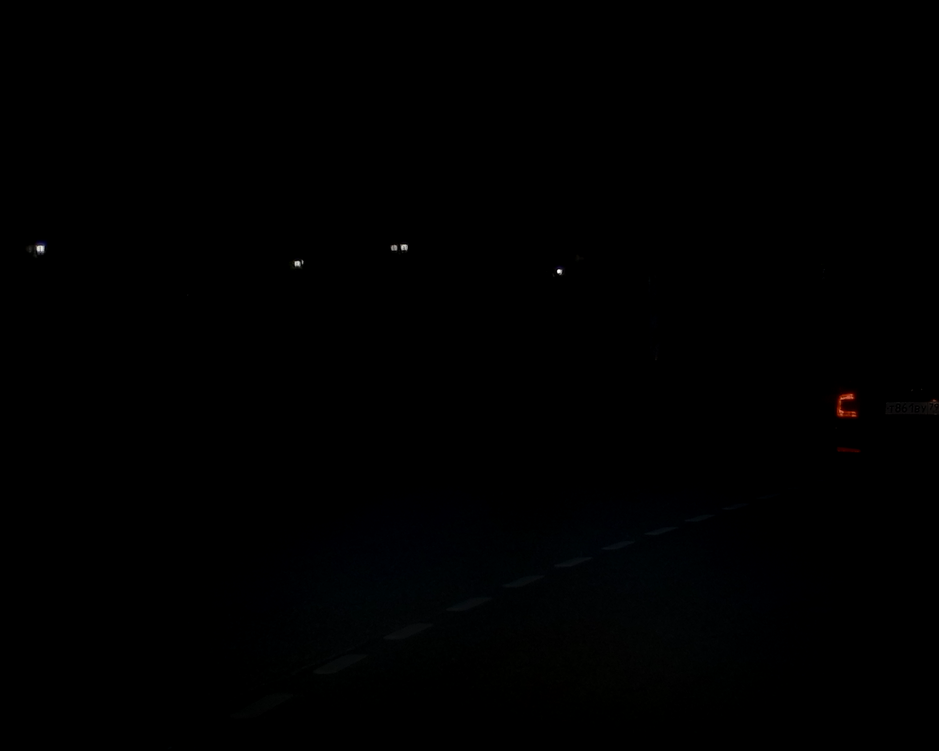
#> input picture resources/1/650546187393982560.png, 939 x 751 px, shrunk from 1920 x 1536 before the run
$ python main.py resources/1
#> lines starting #> are read from the running program, lines starting #| are printed output that depends on the picture
import os
import cv2
import sys
import numpy as np
from collections import Counter

# --- Первый способ: глобальный статистический анализ ---
def analyze_global_brightness(Y, R, B):
    """
    Глобальный статистический анализ яркости изображения.
    Возвращает:
    - средняя и медианная яркость
    - коэффициент вариации, квантили
    - цветовой баланс (теплота)
    - вывод о времени суток и освещенности
    """

    mean_brightness = np.mean(Y)
    median_brightness = np.median(Y)
    std_brightness = np.std(Y)
    coef_variation = std_brightness / (mean_brightness + 1e-5)

    q25 = np.percentile(Y, 25)
    q75 = np.percentile(Y, 75)

    percent_dark = np.sum(Y < 50) / Y.size * 100
    percent_very_dark = np.sum(Y < 30) / Y.size * 100
    percent_bright = np.sum(Y > 180) / Y.size * 100
    percent_very_bright = np.sum(Y > 220) / Y.size * 100

    warm_ratio = np.mean(R) / (np.mean(B) + 1e-5)

    if mean_brightness < 40:
        day_period = "ночь"
    elif mean_brightness < 70:
        day_period = "сумерки"
    elif mean_brightness < 137:
        day_period = "утро или вечер"
    else:
        day_period = "день"

    if mean_brightness < 50 and percent_very_dark > 30:
        light_status = "темно"
    elif mean_brightness > 160:
        light_status = "светло"
    else:
        light_status = "приглушённый свет"

    return {
        "средняя_яркость": round(mean_brightness, 2),
        "медиана_яркости": round(median_brightness, 2),
        "стандартное_отклонение": round(std_brightness, 2),
        "коэффициент_вариации": round(coef_variation, 3),
        "квантиль_25%": round(q25, 2),
        "квантиль_75%": round(q75, 2),
        "процент_очень_тёмных": round(percent_very_dark, 2),
        "процент_тёмных": round(percent_dark, 2),
        "процент_ярких": round(percent_bright, 2),
        "процент_очень_ярких": round(percent_very_bright, 2),
        "теплота_цвета (R/B)": round(warm_ratio, 3),
        "время_суток": day_period,
        "освещенность": light_status
    }

# --- Второй способ: локальный блочный анализ ---
def local_block_analysis(Y, blocks_x=6, blocks_y=4):
    h, w = Y.shape
    block_h = h // blocks_y
    block_w = w // blocks_x
    local_means = []

    for i in range(blocks_y):
        for j in range(blocks_x):
            block = Y[i*block_h:(i+1)*block_h, j*block_w:(j+1)*block_w]
            local_mean = np.mean(block)
            local_means.append(local_mean)

    local_means = np.array(local_means)
    avg_local = np.mean(local_means)
    block_std = np.std(local_means)
    block_min = np.min(local_means)
    block_max = np.max(local_means)
    block_range = block_max - block_min

    if avg_local < 40 and block_max < 70:
        local_day_period = "ночь"
    elif avg_local < 70 and block_range > 50:
        local_day_period = "сумерки"
    elif avg_local > 160 and block_range < 40:
        local_day_period = "день"
    elif 70 <= avg_local <= 160 and block_range >= 30:
        local_day_period = "утро или вечер"
    else:
        local_day_period = "неопределённо"

    if block_range < 20:
            illumination_comment = "Освещение равномерное"
    elif block_range > 50 and block_min < 40:
        illumination_comment = "Заметны тени или яркие фонари"
    else:
        illumination_comment = "Частично освещено (контрастная сцена)"

    return {
        "лок_яркость_мин": round(block_min, 2),
        "лок_яркость_макс": round(block_max, 2),
        "лок_яркость_std": round(block_std, 2),
        "лок_яркость_разброс": round(block_range, 2),
        "время_суток_по_локальному_анализу": local_day_period,
        "локальный_анализ": illumination_comment
    }

# --- Третий способ: анализ по цветовым моделям ---
def brightness_from_color_models(image):
    hsv = cv2.cvtColor(image, cv2.COLOR_BGR2HSV)
    v_channel = hsv[:, :, 2]
    mean_v = np.mean(v_channel)

    lab = cv2.cvtColor(image, cv2.COLOR_BGR2LAB)
    l_channel = lab[:, :, 0]
    mean_l = np.mean(l_channel)

    def classify(value):
        if value < 50:
            return "очень темно"
        elif value < 100:
            return "темно"
        elif value < 170:
            return "приглушённый свет"
        elif value < 220:
            return "светло"
        else:
            return "очень светло"

    brightness_hsv = classify(mean_v)
    brightness_lab = classify(mean_l)

    if brightness_hsv == brightness_lab:
        combined = brightness_hsv
    else:
        scores = {
            "очень темно": 0,
            "темно": 1,
            "приглушённый свет": 2,
            "светло": 3,
            "очень светло": 4
        }
        avg_score = (scores[brightness_hsv] + scores[brightness_lab]) / 2
        combined = [k for k, v in scores.items() if round(avg_score) == v][0]

    return {
        "освещенность_HSV": brightness_hsv,
        "освещенность_LAB": brightness_lab,
        "средняя_V": round(mean_v, 2),
        "средняя_L": round(mean_l, 2),
        "освещенность_по_цветовым_моделям": combined
    }

def most_common_vote(votes):
    counter = Counter(votes)
    most_common = counter.most_common(1)
    return most_common[0][0] if most_common else "неопределённо"

def enhanced_brightness_analysis(image_path):
    image = cv2.imread(image_path)
    if image is None:
        raise ValueError("Не удалось загрузить изображение.")

    YUV = cv2.cvtColor(image, cv2.COLOR_BGR2YUV)
    Y, _, _ = cv2.split(YUV)
    B, _, R = cv2.split(image)

    # --- Первый способ: глобальный статистический анализ ---
    global_stats = analyze_global_brightness(Y, R, B)

    # --- Второй способ: локальный блочный анализ ---
    local_stats = local_block_analysis(Y)

    # --- Третий способ: анализ по цветовым моделям ---
    color_model_stats = brightness_from_color_models(image)

    # Итоговое время суток
    time_votes = [
        global_stats["время_суток"],
        local_stats["время_суток_по_локальному_анализу"]
    ]
    final_time = most_common_vote(time_votes)

    # Итоговая освещённость
    light_votes = [
        global_stats["освещенность"],
        color_model_stats["освещенность_по_цветовым_моделям"]
    ]
    final_light = most_common_vote(light_votes)

    # Дополнительная корректировка, если сцена контрастная
    has_shadows = "тени" in local_stats["локальный_анализ"].lower()
    high_contrast = global_stats["коэффициент_вариации"] > 0.6
    if final_light == "приглушённый свет" and (has_shadows or high_contrast):
        final_light = "контрастная сцена"

    return {
        **global_stats,
        **local_stats,
        **color_model_stats,
        "итоговое_время_суток": final_time,
        "итоговая_освещенность": final_light
    }

def analyze_directory(folder_path):
    supported_ext = ('.jpg', '.jpeg', '.png')
    files = [f for f in os.listdir(folder_path) if f.lower().endswith(supported_ext)]

    global_counter = Counter()
    local_counter = Counter()
    summary_counter = Counter()
    final_light_counter = Counter()

    for filename in files:
        path = os.path.join(folder_path, filename)
        try:
            result = enhanced_brightness_analysis(path)
#> in enhanced_brightness_analysis, image is the input picture: shape (751, 939, 3); mean B, G, R 0.5, 0.4, 0.2
#> in enhanced_brightness_analysis, `YUV = cv2.cvtColor(image, cv2.COLOR_BGR2YUV)`: YUV: shape (751, 939, 3); mean of channels 0, 1, 2 0.3, 128.1, 127.9
#> in analyze_global_brightness, `mean_brightness = np.mean(Y)`: mean_brightness = 0.346
#> in analyze_global_brightness, `median_brightness = np.median(Y)`: median_brightness = 0
#> in analyze_global_brightness, `std_brightness = np.std(Y)`: std_brightness = 3.07
#> in analyze_global_brightness, `coef_variation = std_brightness / (mean_brightness + 1e-5)`: coef_variation = 8.86
#> in analyze_global_brightness, `q25 = np.percentile(Y, 25)`: q25 = 0
#> in analyze_global_brightness, `percent_dark = np.sum(Y < 50) / Y.size * 100`: percent_dark = 99.95
#> in analyze_global_brightness, `percent_very_dark = np.sum(Y < 30) / Y.size * 100`: percent_very_dark = 99.93
#> in analyze_global_brightness, `percent_bright = np.sum(Y > 180) / Y.size * 100`: percent_bright = 0.00723
#> in analyze_global_brightness, `percent_very_bright = np.sum(Y > 220) / Y.size * 100`: percent_very_bright = 0.00142
#> in analyze_global_brightness, `warm_ratio = np.mean(R) / (np.mean(B) + 1e-5)`: warm_ratio = 0.42
#> in enhanced_brightness_analysis, `global_stats = analyze_global_brightness(Y, R, B)`: global_stats = 13 items
#> after the loop in local_block_analysis, `for i in range(blocks_y):`:
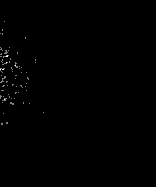
#> block: shape (187, 156); min 0, max 2, mean 0.00641; drawn with min black and max white
#> after the loop in local_block_analysis, `for i in range(blocks_y):`: local_means = [0, 0, 0, 0, 0, 0, 0.44, 0.245, 0.373, 0.179, 0.0097, 0.00219, 0, 0.0037, 0.208, 0.469, 0.364, 0.96, 0, 0.313, 1.77, 1.6, 1.4, 0.00641]
#> in local_block_analysis, `local_means = np.array(local_means)`: local_means = 24 values, max 1.77 at index 20, min 0 at index 0, mean 0.348
#> in local_block_analysis, `avg_local = np.mean(local_means)`: avg_local = 0.348
#> in local_block_analysis, `block_std = np.std(local_means)`: block_std = 0.524
#> in local_block_analysis, `block_min = np.min(local_means)`: block_min = 0
#> in local_block_analysis, `block_max = np.max(local_means)`: block_max = 1.77
#> in enhanced_brightness_analysis, `local_stats = local_block_analysis(Y)`: local_stats = {'лок_яркость_мин': 0, 'лок_яркость_макс': 1.77, 'лок_яркость_std': 0.52, 'лок_яркость_разброс': 1.77, 'время_суток_по_локальному_анализу': 'ночь', 'локальный_анализ': 'Освещение равномерное'}
#> in brightness_from_color_models, `hsv = cv2.cvtColor(image, cv2.COLOR_BGR2HSV)`: hsv: shape (751, 939, 3); mean H, S, V 13.6, 32.2, 0.6
#> in brightness_from_color_models, `mean_v = np.mean(v_channel)`: mean_v = 0.639
#> in brightness_from_color_models, `lab = cv2.cvtColor(image, cv2.COLOR_BGR2LAB)`: lab: shape (751, 939, 3); mean of channels 0, 1, 2 0.3, 128, 127.9
#> in brightness_from_color_models, `mean_l = np.mean(l_channel)`: mean_l = 0.274
#> in brightness_from_color_models, `brightness_hsv = classify(mean_v)`: brightness_hsv = 'очень темно'
#> in enhanced_brightness_analysis, `color_model_stats = brightness_from_color_models(image)`: color_model_stats = {'освещенность_HSV': 'очень темно', 'освещенность_LAB': 'очень темно', 'средняя_V': 0.64, 'средняя_L': 0.27, 'освещенность_по_цветовым_моделям': 'очень темно'}
#> in enhanced_brightness_analysis, `time_votes = [ global_stats["время_суток"], local_stats["время_суток_п..`: time_votes = ['ночь', 'ночь']
#> in most_common_vote, `counter = Counter(votes)`: counter = {'ночь': 2}
#> in most_common_vote, `most_common = counter.most_common(1)`: most_common = [('ночь', 2)]
#> in enhanced_brightness_analysis, `final_time = most_common_vote(time_votes)`: final_time = 'ночь'
#> in enhanced_brightness_analysis, `light_votes = [ global_stats["освещенность"], color_model_stats["освещ..`: light_votes = ['темно', 'очень темно']
#> in enhanced_brightness_analysis, `final_light = most_common_vote(light_votes)`: final_light = 'темно'
#> in enhanced_brightness_analysis, `has_shadows = "тени" in local_stats["локальный_анализ"].lower()`: has_shadows = False
#> in enhanced_brightness_analysis, `high_contrast = global_stats["коэффициент_вариации"] > 0.6`: high_contrast = True
#> result = 26 items
            global_counter[result["время_суток"]] += 1
            local_counter[result["время_суток_по_локальному_анализу"]] += 1
            summary_counter[result["итоговое_время_суток"]] += 1
            final_light_counter[result["итоговая_освещенность"]] += 1

            print(f"[OK] {filename}: {result['время_суток']} / {result['время_суток_по_локальному_анализу']} / {result['итоговая_освещенность']}")
#| [OK] 650546187393982560.png: ночь / ночь / темно
        except Exception as e:
            print(f"[ERROR] {filename}: {e}")
#> pass 2 of the loop in analyze_directory, `for filename in files:`:
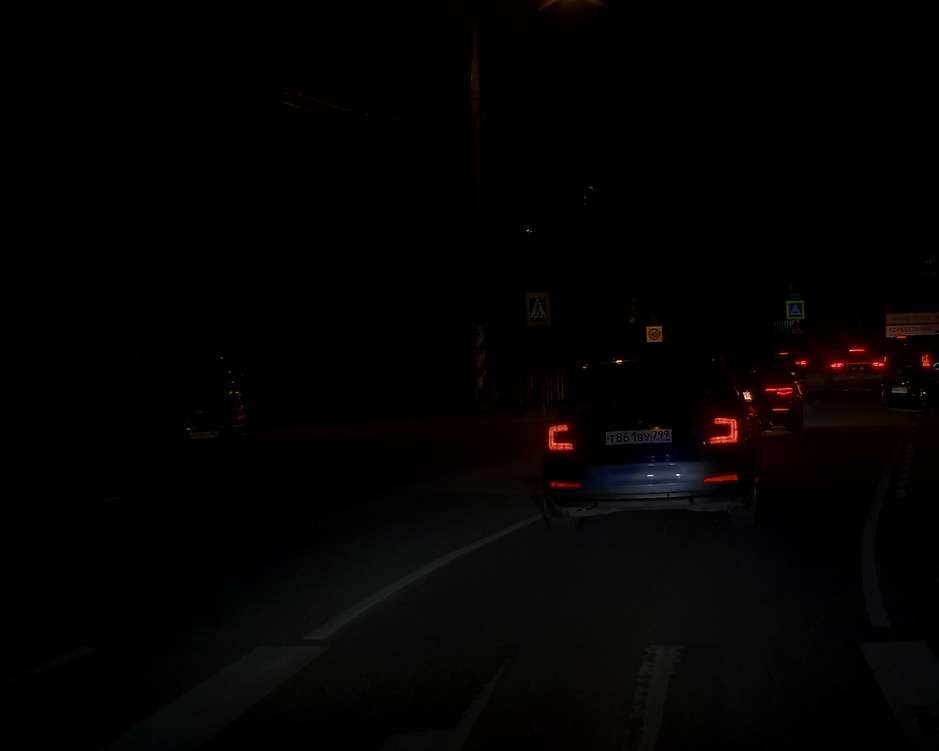
#> input picture resources/1/650546193634010784.png, 939 x 751 px, shrunk from 1920 x 1536 before the run
#> in enhanced_brightness_analysis, image is the input picture: shape (751, 939, 3); mean B, G, R 2.4, 2.5, 3.8
#> YUV: shape (751, 939, 3); mean of channels 0, 1, 2 2.8, 127.8, 128.8
#> after the loop in local_block_analysis (call 2), `for i in range(blocks_y):`:
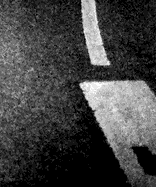
#> block: shape (187, 156); min 0, max 13, mean 3.4; drawn with min black and max white
#> after the loop in local_block_analysis (call 2), `for i in range(blocks_y):`: local_means = [0, 0.0431, 0.0685, 0.745, 0.00576, 0.000651, 0.0013, 0.0196, 0.00117, 0.654, 0.591, 4.28, 0.00908, 0.354, 3, 7.87, 11.8, 3.86, 0.39, 5.99, 8.62, 7.65, 8.73, 3.4]
#> in local_block_analysis (call 2), `local_means = np.array(local_means)`: local_means = 24 values, max 11.8 at index 16, min 0 at index 0, mean 2.84
#> avg_local = 2.84
#> block_std = 3.58
#> block_max = 11.8
#> local_stats = {'лок_яркость_мин': 0, 'лок_яркость_макс': 11.8, 'лок_яркость_std': 3.58, 'лок_яркость_разброс': 11.8, 'время_суток_по_локальному_анализу': 'ночь', 'локальный_анализ': 'Освещение равномерное'}
#> hsv: shape (751, 939, 3); mean H, S, V 13.6, 44.5, 4.2
#> lab: shape (751, 939, 3); mean of channels 0, 1, 2 2.3, 128.4, 128.3
#> color_model_stats = {'освещенность_HSV': 'очень темно', 'освещенность_LAB': 'очень темно', 'средняя_V': 4.18, 'средняя_L': 2.3, 'освещенность_по_цветовым_моделям': 'очень темно'}
#| [OK] 650546193634010784.png: ночь / ночь / темно

    print("\n[] Итоги по времени суток (глобальный анализ):")
    for k, v in global_counter.items():
        print(f"\t{k}: {v} шт.")
#> this loop made 1 pass
#| 	ночь: 2 шт.

    print("\n[] Итоги по времени суток (локальный блочный анализ):")
    for k, v in local_counter.items():
        print(f"\t{k}: {v} шт.")

    print("\n[] Итоговая классификация времени суток:")
    for k, v in summary_counter.items():
        print(f"\t{k}: {v} шт.")

    print("\n[] Итоговая классификация освещенности:")
    for k, v in final_light_counter.items():
        print(f"\t{k}: {v} шт.")
#> this loop made 1 pass
#| 	темно: 2 шт.


if __name__ == "__main__":
    """
    image_path = "img1.png"
    result = enhanced_brightness_analysis(image_path)
    for key, value in result.items():
        print(f"{key}: {value}")
    """
    if len(sys.argv) < 2:
        print("Использование: python3 main.py <путь_к_папке_с_изображениями>")
        sys.exit(1)

    folder = sys.argv[1]

    if not os.path.isdir(folder):
        print(f"Ошибка: папка '{folder}' не существует или недоступна.")
        sys.exit(1)

    analyze_directory(folder)
